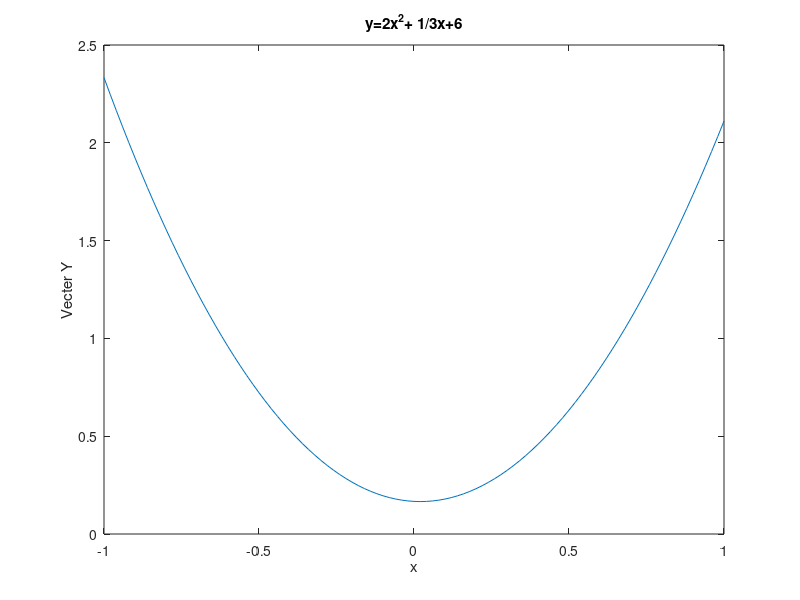

The MATLAB script that drew this image:
%2021e075
%(1) a.
x=[-1:0.02:1];
y1=(2*x.^2)+(3*x+6).^(-1);
plot(x,y1)

xlabel('x');
ylabel('Vecter Y')
title('y=2x^2+ 1/3x+6')